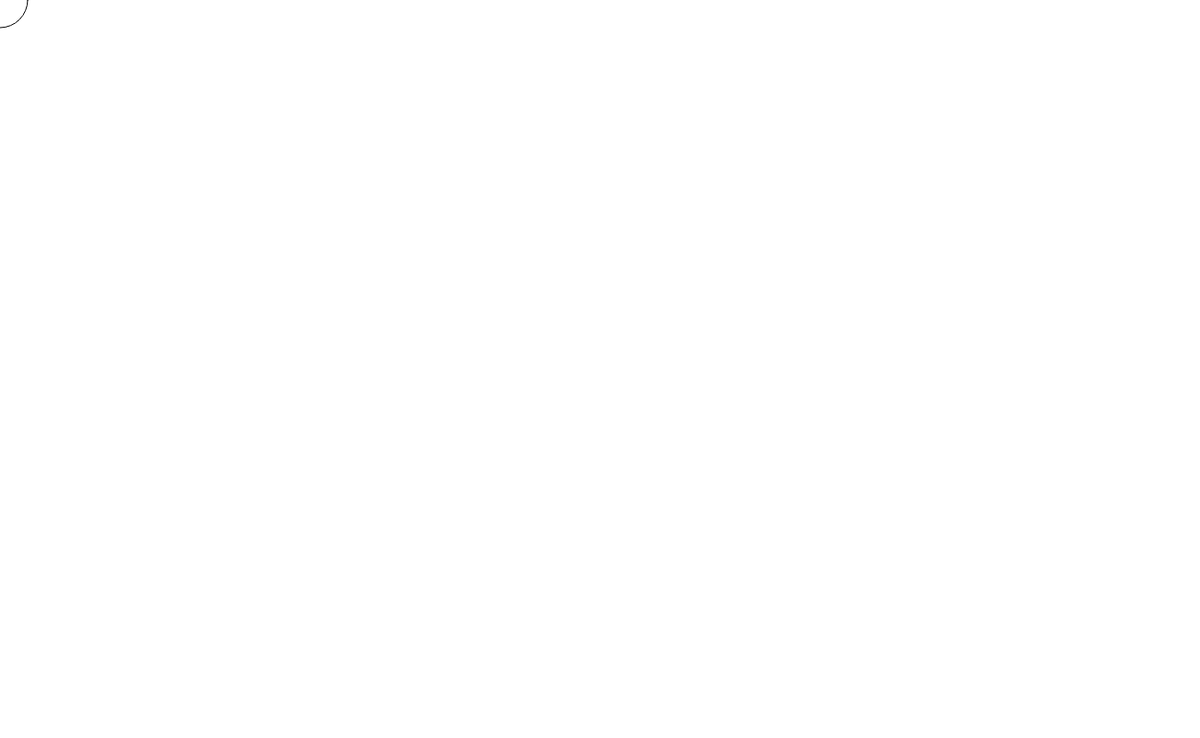
Frame 1 (no input)
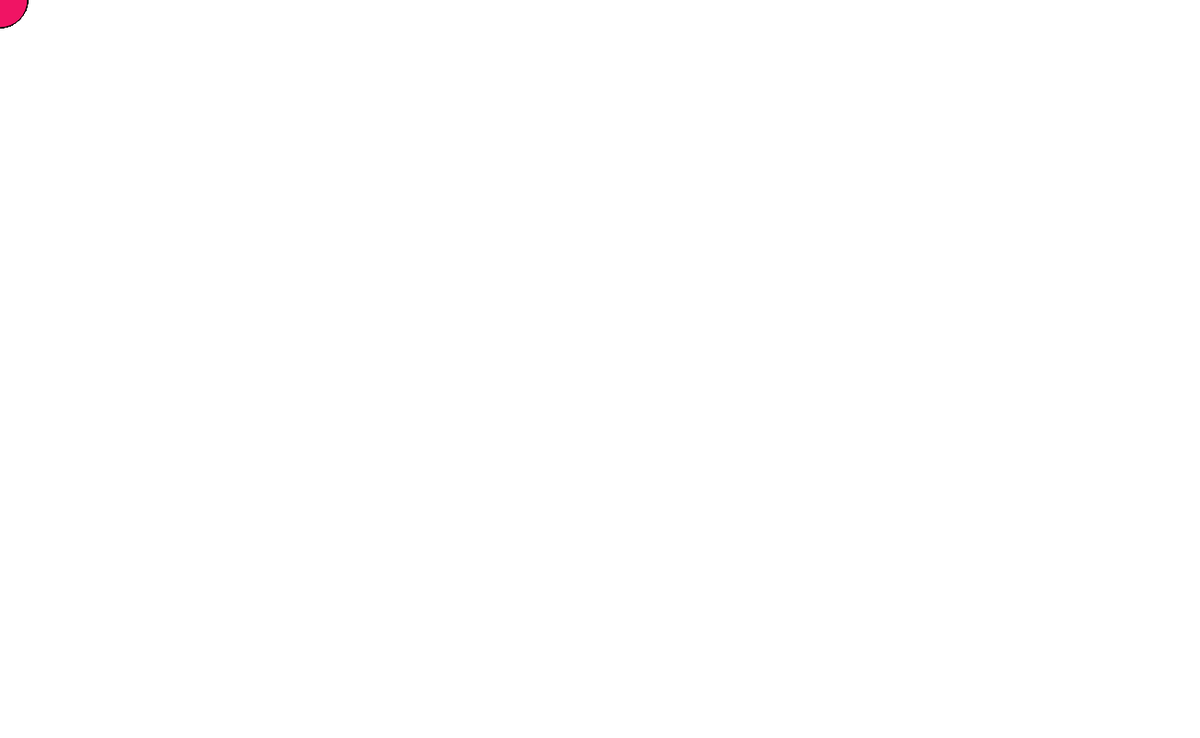
Frame 60 (no input)
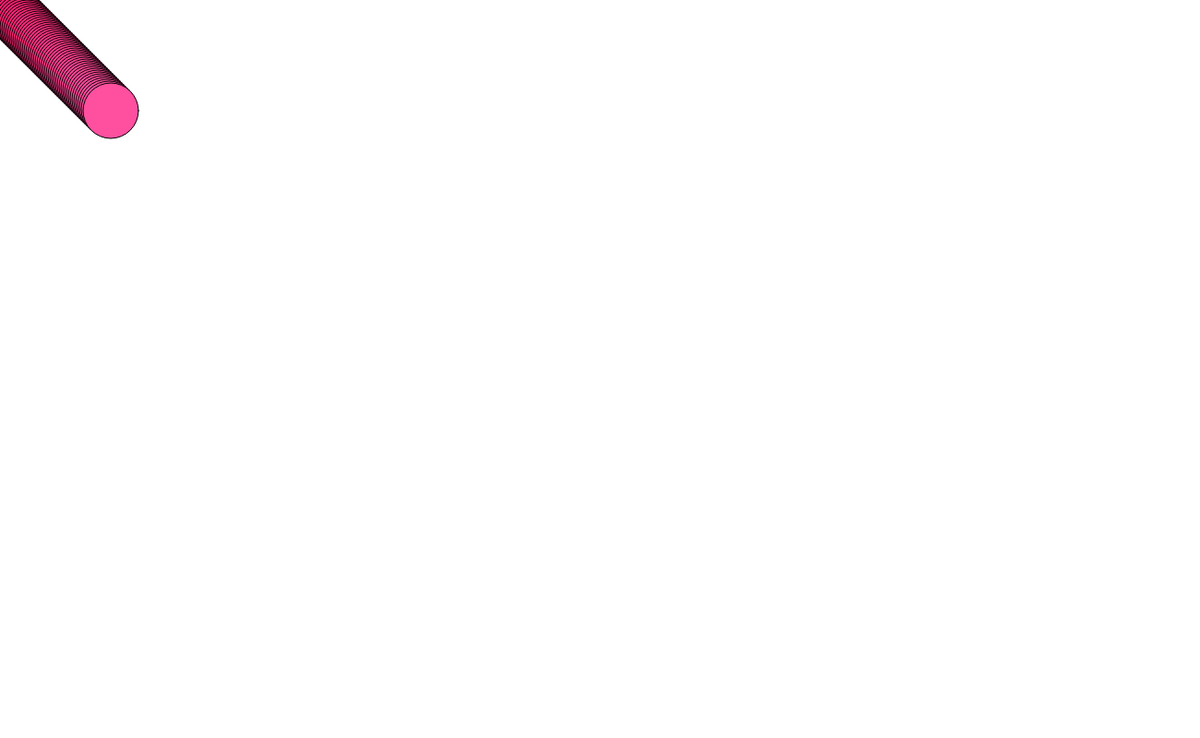
Frame 120 (the mouse pressed at the canvas centre since frame 60)

The p5.js sketch that drew these frames (run headless with seeded random() and noise() and a simulated clock; from frame 60 on, the mouse is pressed at the canvas centre):

// p5.js sketch
// ── sketch.js
start = false;
var x = 0;
var y = 0;
var radius = 60
var speed = 2;
var r = 240;
var g = 20;
var b = 100;

function setup() {
  createCanvas(1300, 800);
}

function draw() {

  // Après le lancement faire avancer l'ellipse en diagonale et change the colour
  // at each frame
  if (start == true) {
    x = x + speed;
    y = y + speed;
    r = r + 1;
    g = g + 1;
    b = b + 1;
  }

  // Augment radius at 4th of the screen
  if (x > width/4 && y > height/4) {
    radius = radius + 0.2;
    } else {
    radius = radius;
  }

  // Slow down ball at 4th of the screen
  if (x > width/4 && y > height/4) {
    speed = speed*0.9999;
  }

  // Make the ball bounce back at the edges
  if (x < 0 || x > width || y < 0 || y > height) {
  speed = speed * -1 ;
  }

  // Make the ball bounce back at the edges
  if (x < 0 || x > width || y < 0 || y > height) {
  r = r * -0.1 ;
  g = g * -0.1;
  b = b * -0.1 ;
  }

  //Draw an ellipse
  ellipse(x, y, radius, radius);
  fill(r, g, b);

}

function mousePressed(){
  start = true;
}
